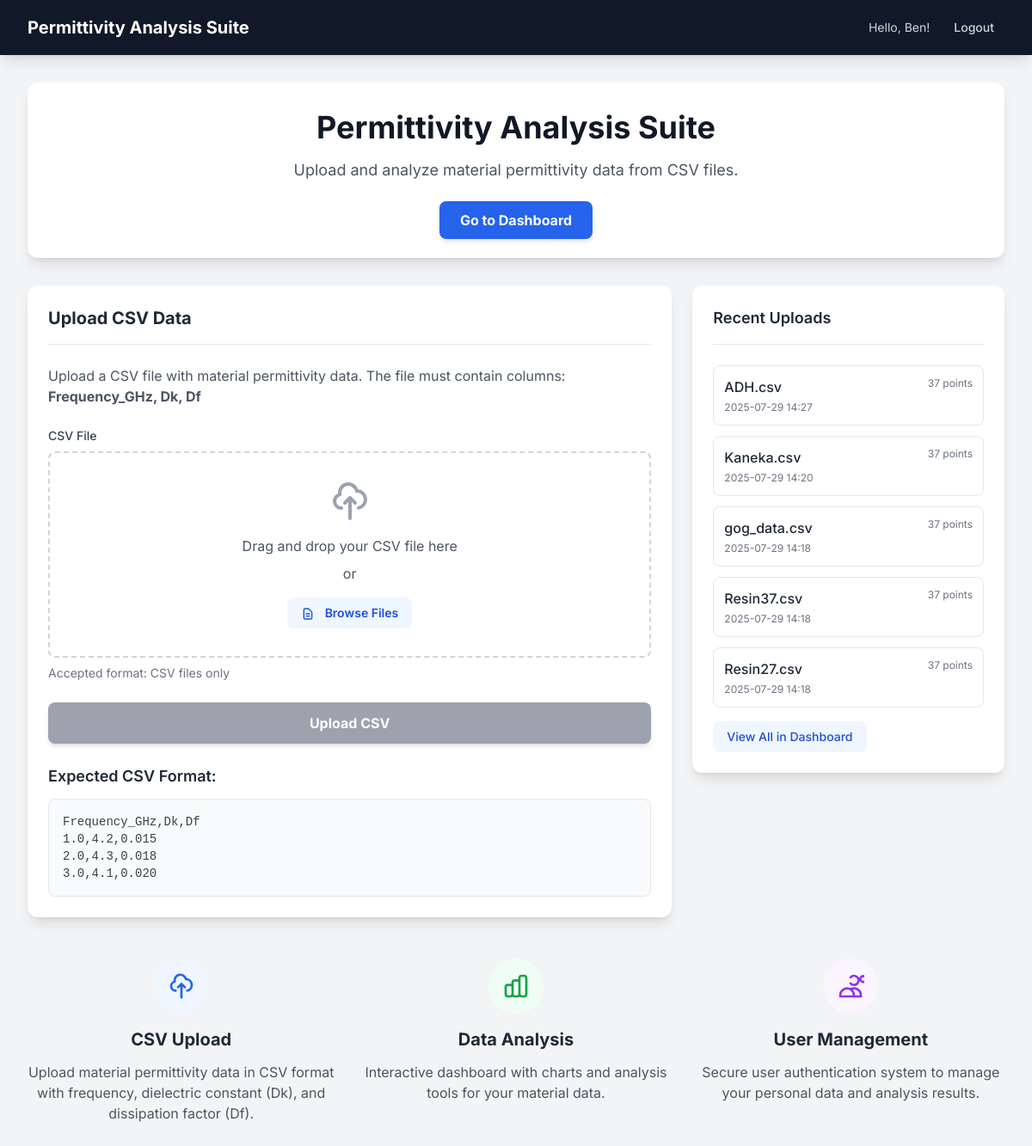
Before: /index (signed in) with the older database file.
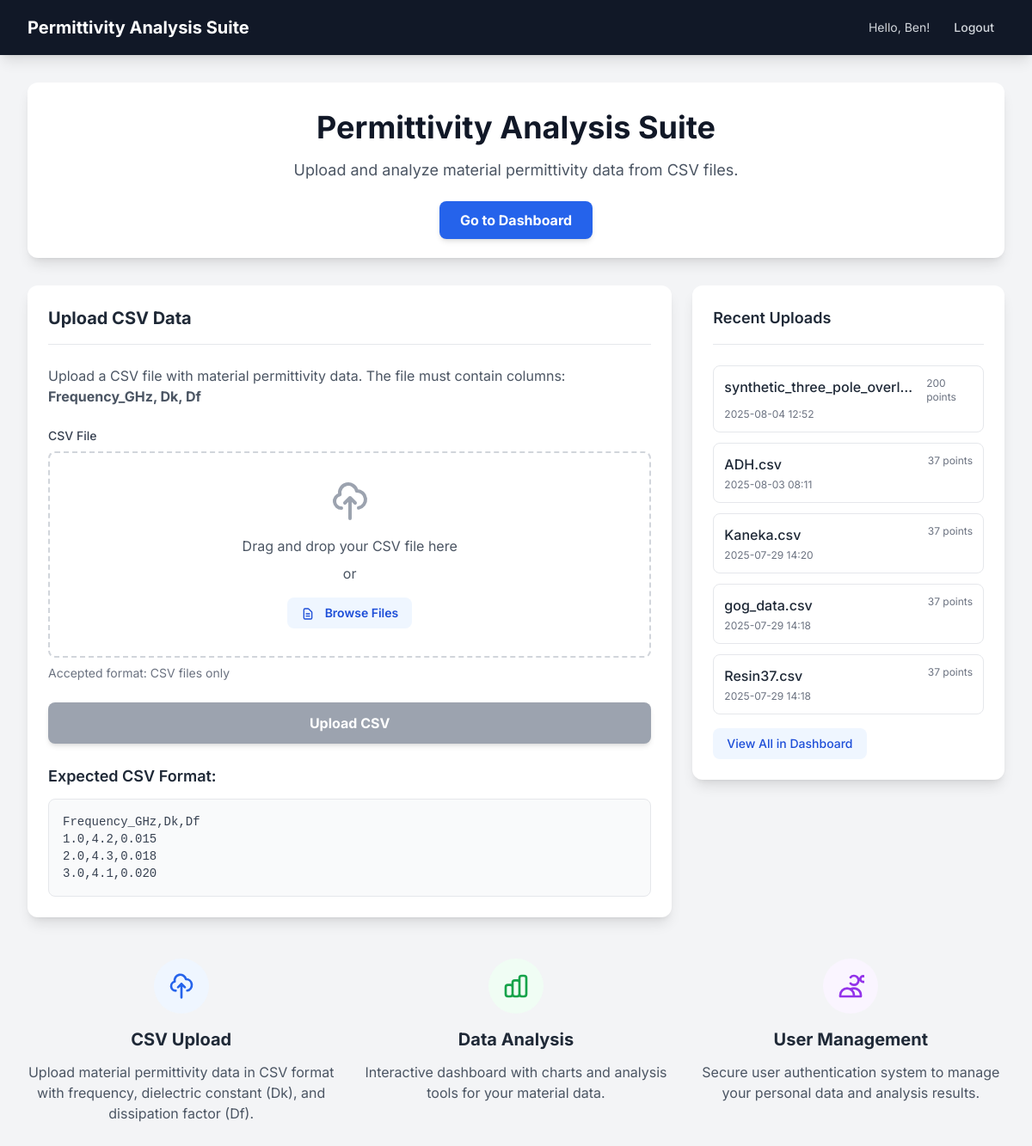
After: the same page with the newer database file.
### app/auth/models.py (models this page shows, shortened)
class User(UserMixin, db.Model):
    id = db.Column(db.Integer, primary_key=True)
    username = db.Column(db.String(80), unique=True, nullable=False, index=True)
    email = db.Column(db.String(120), unique=True, nullable=False, index=True)
    password_hash = db.Column(db.String(128))
    trials = db.relationship('Trial', backref='user', lazy='dynamic')

class Trial(db.Model):
    id = db.Column(db.Integer, primary_key=True)
    filename = db.Column(db.String(255), nullable=False)
    upload_timestamp = db.Column(db.DateTime, default=datetime.utcnow, nullable=False)
    user_id = db.Column(db.Integer, db.ForeignKey('user.id'), nullable=False)
    data_fingerprint = db.Column(db.String(64), nullable=True, index=True)  # SHA256 hash of data content
    material_data = db.relationship('MaterialData', backref='trial', lazy='dynamic', cascade='all, delete-orphan')
    fitted_models = db.relationship('FittedModel', backref='trial', lazy='dynamic', cascade='all, delete-orphan')

### app/main/routes.py (the view)
@bp.route('/', methods=['GET', 'POST'])
@bp.route('/index', methods=['GET', 'POST'])
def index():
    form = CSVUploadForm()
    if current_user.is_authenticated and form.validate_on_submit():
        return process_csv_upload(form)
    recent_trials = []
    if current_user.is_authenticated:
        recent_trials = current_user.trials.order_by(Trial.upload_timestamp.desc()).limit(5).all()
    return render_template('index.html', title='Home', form=form, recent_trials=recent_trials)

### app/main/forms.py
class CSVUploadForm(FlaskForm):
    csv_file = FileField('CSV File', validators=[
        FileRequired(),
        FileAllowed(['csv'], 'CSV files only!')
    ])
    submit = SubmitField('Upload CSV')

### app/templates/index.html (shortened to what this page needs)
{% extends "base.html" %}
{% block content %}
<div class="bg-white rounded-xl shadow-lg p-8 mb-8">
    <div class="text-center">
        <h1 class="text-3xl md:text-4xl font-bold text-gray-900 mb-4">Permittivity Analysis Suite</h1>
        <p class="text-lg text-gray-600 mb-8">Upload and analyze material permittivity data from CSV files.</p>
        {% if current_user.is_anonymous %}
            <div class="space-x-4">
                <a href="{{ url_for('auth.register') }}" class="bg-blue-600 hover:bg-blue-700 text-white font-bold py-3 px-6 rounded-lg shadow-md transition-colors duration-300 focus:outline-none focus:ring-2 focus:ring-blue-500 focus:ring-opacity-50">
                    Get Started
                </a>
                <a href="{{ url_for('auth.login') }}" class="bg-gray-200 hover:bg-gray-300 text-gray-700 font-bold py-3 px-6 rounded-lg shadow-md transition-colors duration-300 focus:outline-none focus:ring-2 focus:ring-gray-500 focus:ring-opacity-50">
                    Login
                </a>
            </div>
        {% else %}
            <div>
                <a href="{{ url_for('main.dashboard') }}" class="bg-blue-600 hover:bg-blue-700 text-white font-bold py-3 px-6 rounded-lg shadow-md transition-colors duration-300 focus:outline-none focus:ring-2 focus:ring-blue-500 focus:ring-opacity-50">
                    Go to Dashboard
                </a>
            </div>
        {% endif %}
    </div>
</div>
{% if current_user.is_authenticated %}
<div class="grid grid-cols-1 lg:grid-cols-3 gap-6">
    <div class="lg:col-span-2">
        <div class="bg-white rounded-xl shadow-lg p-6">
            <div class="border-b border-gray-200 pb-4 mb-6">
                <h3 class="text-xl font-bold text-gray-800">Upload CSV Data</h3>
            </div>
            <div>
                <p class="text-gray-600 mb-6">Upload a CSV file with material permittivity data. The file must contain columns: <strong>Frequency_GHz, Dk, Df</strong></p>
                <form method="POST" enctype="multipart/form-data" id="upload-form">
                    <div class="mb-6">
                        <label class="block text-sm font-medium text-gray-700 mb-2">CSV File</label>
                        <div class="drop-zone border-2 border-dashed border-gray-300 rounded-lg p-8 text-center hover:border-blue-400 transition-colors" id="drop-zone">
                            <div class="drop-zone-content">
                                <svg class="w-12 h-12 text-gray-400 mx-auto mb-4" fill="none" stroke="currentColor" viewBox="0 0 24 24">
                                    <path stroke-linecap="round" stroke-linejoin="round" stroke-width="2" d="M7 16a4 4 0 01-.88-7.903A5 5 0 1115.9 6L16 6a5 5 0 011 9.9M15 13l-3-3m0 0l-3 3m3-3v12"/>
                                </svg>
                                <p class="text-gray-600 mb-2">Drag and drop your CSV file here</p>
                                <p class="text-gray-600 mb-4">or</p>
                                <button type="button" class="bg-blue-50 hover:bg-blue-100 text-blue-700 px-4 py-2 rounded-lg text-sm font-semibold transition-colors" id="file-select-btn">
                                    <svg class="w-4 h-4 inline mr-2" fill="none" stroke="currentColor" viewBox="0 0 24 24">
                                        <path stroke-linecap="round" stroke-linejoin="round" stroke-width="2" d="M9 12h6m-6 4h6m2 5H7a2 2 0 01-2-2V5a2 2 0 012-2h5.586a1 1 0 01.707.293l5.414 5.414a1 1 0 01.293.707V19a2 2 0 01-2 2z"/>
                                    </svg>
                                    Browse Files
                                </button>
                            </div>
                        </div>
                        <div class="text-gray-500 text-sm mt-2">Accepted format: CSV files only</div>
                    </div>
                    <div>
                        {{ form.submit(class="w-full bg-green-600 hover:bg-green-700 text-white font-bold py-3 px-6 rounded-lg shadow-md transition-colors duration-300 focus:outline-none focus:ring-2 focus:ring-green-500 focus:ring-opacity-50 disabled:bg-gray-400 disabled:cursor-not-allowed", id="submit-btn", disabled=true) }}
                    </div>
                </form>
                <div class="mt-6">
                    <h5 class="text-lg font-semibold text-gray-800 mb-3">Expected CSV Format:</h5>
                    <pre class="bg-gray-50 p-4 rounded-lg text-sm text-gray-700 border">Frequency_GHz,Dk,Df
1.0,4.2,0.015
2.0,4.3,0.018
3.0,4.1,0.020</pre>
                </div>
            </div>
        </div>
    </div>
    <div>
        <div class="bg-white rounded-xl shadow-lg p-6">
            <div class="border-b border-gray-200 pb-4 mb-6">
                <h5 class="text-lg font-semibold text-gray-800">Recent Uploads</h5>
            </div>
            <div>
                {% if recent_trials %}
                    <div class="space-y-3">
                        {% for trial in recent_trials %}
                            <a href="{{ url_for('main.view_trial', trial_id=trial.id) }}" class="block p-3 border border-gray-200 rounded-lg hover:border-blue-300 hover:shadow-md transition-all">
                                <div class="flex justify-between items-start">
                                    <h6 class="font-medium text-gray-800 truncate">{{ trial.filename }}</h6>
                                    <span class="text-xs text-gray-500 ml-2">{{ trial.material_data.count() }} points</span>
                                </div>
                                <div class="text-xs text-gray-500 mt-1">{{ trial.upload_timestamp.strftime('%Y-%m-%d %H:%M') }}</div>
                            </a>
                        {% endfor %}
                    </div>
                    <div class="mt-4">
                        <a href="{{ url_for('main.dashboard') }}" class="inline-block bg-blue-50 hover:bg-blue-100 text-blue-700 px-4 py-2 rounded-lg text-sm font-medium transition-colors">View All in Dashboard</a>
                    </div>
                {% else %}
                    <p class="text-gray-500">No uploads yet. Upload your first CSV file to get started!</p>
                {% endif %}
            </div>
        </div>
    </div>
</div>
{% endif %}
<div class="mt-12">
    <div class="grid grid-cols-1 md:grid-cols-3 gap-8">
        <div class="text-center">
            <div class="bg-blue-50 rounded-full w-16 h-16 flex items-center justify-center mx-auto mb-4">
                <svg class="w-8 h-8 text-blue-600" fill="none" stroke="currentColor" viewBox="0 0 24 24">
                    <path stroke-linecap="round" stroke-linejoin="round" stroke-width="2" d="M7 16a4 4 0 01-.88-7.903A5 5 0 1115.9 6L16 6a5 5 0 011 9.9M15 13l-3-3m0 0l-3 3m3-3v12"/>
                </svg>
            </div>
            <h3 class="text-xl font-bold text-gray-800 mb-3">CSV Upload</h3>
            <p class="text-gray-600">Upload material permittivity data in CSV format with frequency, dielectric constant (Dk), and dissipation factor (Df).</p>
        </div>
        <div class="text-center">
            <div class="bg-green-50 rounded-full w-16 h-16 flex items-center justify-center mx-auto mb-4">
            </div>
            <h3 class="text-xl font-bold text-gray-800 mb-3">Data Analysis</h3>
            <p class="text-gray-600">Interactive dashboard with charts and analysis tools for your material data.</p>
        </div>
        <div class="text-center">
            <div class="bg-purple-50 rounded-full w-16 h-16 flex items-center justify-center mx-auto mb-4">
                <svg class="w-8 h-8 text-purple-600" fill="none" stroke="currentColor" viewBox="0 0 24 24">
                    <path stroke-linecap="round" stroke-linejoin="round" stroke-width="2" d="M12 4.354a4 4 0 110 5.292M15 21H3v-1a6 6 0 0112 0v1zm0 0h6v-1a6 6 0 00-9-5.197m13.5-9a2.5 2.5 0 11-5 0 2.5 2.5 0 015 0z"/>
                </svg>
            </div>
            <h3 class="text-xl font-bold text-gray-800 mb-3">User Management</h3>
            <p class="text-gray-600">Secure user authentication system to manage your personal data and analysis results.</p>
        </div>
    </div>
</div>
{% endblock %}

### app/templates/base.html (shortened to what this page needs)
<!DOCTYPE html>
<html lang="en" class="h-full">
<head>
    <script src="https://cdn.tailwindcss.com"></script>
    <link href="{{ url_for('static', filename='css/main.css') }}" rel="stylesheet">
</head>
<body class="bg-gray-100 text-gray-800 h-full flex flex-col">
    <nav class="bg-gray-900 shadow-lg">
        <div class="container mx-auto px-4 md:px-6 lg:px-8 max-w-7xl">
            <div class="flex justify-between items-center h-16">
                <a href="{{ url_for('main.index') }}" class="text-xl font-bold text-white hover:text-blue-200 transition-colors">
                    Permittivity Analysis Suite
                </a>
                <div class="flex items-center space-x-4">
                    {% if current_user.is_anonymous %}
                        <a href="{{ url_for('auth.login') }}" class="text-gray-300 hover:text-white hover:bg-gray-700 px-3 py-2 rounded-md text-sm font-medium transition-colors">Login</a>
                        <a href="{{ url_for('auth.register') }}" class="bg-blue-600 hover:bg-blue-700 text-white px-4 py-2 rounded-md text-sm font-medium transition-colors">Register</a>
                    {% else %}
                        <span class="text-gray-300 text-sm">Hello, {{ current_user.username }}!</span>
                        <a href="{{ url_for('auth.logout') }}" class="text-gray-300 hover:text-white hover:bg-gray-700 px-3 py-2 rounded-md text-sm font-medium transition-colors">Logout</a>
                    {% endif %}
                </div>
            </div>
        </div>
    </nav>
    <main class="flex-1">
        <div class="container mx-auto p-4 md:p-6 lg:p-8 max-w-7xl">
            {% block content %}{% endblock %}
        </div>
    </main>
</body>
</html>

### app/static/css/main.css (style rules this page uses)
.drop-zone-content { pointer-events: none; }
.fade-in { animation: fadeIn 0.3s ease-out; }

### app/templates/base.html (style rules this page uses)
body { font-family: 'Inter', sans-serif; }

Changed rows visible on the page:
no longer on this page (row unchanged): Trial: filename "Resin27.csv", material_data.count "37", upload_timestamp "2025-07-29 14:18"
added Trial: filename "synthetic_three_pole_overl…", material_data.count "200", upload_timestamp "2025-08-04 12:52"
changed Trial "ADH.csv": upload_timestamp "2025-07-29 14:27" → "2025-08-03 08:11"
